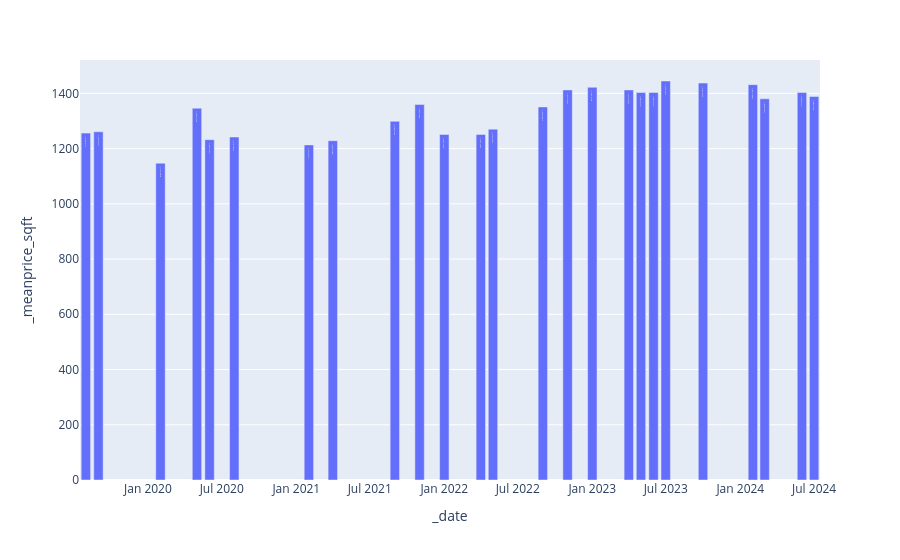

The notebook cell saved with this chart:
### Code cell
fig = px.bar(g1, y="_meanprice_sqft", text_auto=True)
fig.show()

### Figure 1 — Plotly figure (JSON) as saved in the notebook; plotly's stock layout.template omitted (floating-point values rounded to 4 significant figures)
{"data": [{"alignmentgroup": "True", "hovertemplate": "_date=%{x}<br>_meanprice_sqft=%{y}<extra></extra>", "legendgroup": "", "marker": {"color": "#636efa", "pattern": {"shape": ""}}, "name": "", "offsetgroup": "", "orientation": "v", "showlegend": false, "textposition": "auto", "texttemplate": "%{y}", "type": "bar", "x": ["2019-08-01T00:00:00", "2019-09-01T00:00:00", "2020-02-01T00:00:00", "2020-05-01T00:00:00", "2020-06-01T00:00:00", "2020-08-01T00:00:00", "2021-02-01T00:00:00", "2021-04-01T00:00:00", "2021-09-01T00:00:00", "2021-11-01T00:00:00", "2022-01-01T00:00:00", "2022-04-01T00:00:00", "2022-05-01T00:00:00", "2022-09-01T00:00:00", "2022-11-01T00:00:00", "2023-01-01T00:00:00", "2023-04-01T00:00:00", "2023-05-01T00:00:00", "2023-06-01T00:00:00", "2023-07-01T00:00:00", "2023-10-01T00:00:00", "2024-02-01T00:00:00", "2024-03-01T00:00:00", "2024-06-01T00:00:00", "2024-07-01T00:00:00"], "xaxis": "x", "y": [1256.0, 1261.0, 1147.0, 1346.0, 1232.0, 1242.0, 1213.0, 1229.0, 1299.0, 1359.0, 1251.0, 1251.0, 1270.0, 1351.0, 1412.0, 1422.0, 1412.0, 1403.0, 1403.0, 1445.0, 1437.0, 1431.0, 1380.0, 1403.0, 1389.0], "yaxis": "y"}], "layout": {"barmode": "relative", "legend": {"tracegroupgap": 0}, "margin": {"t": 60}, "xaxis": {"anchor": "y", "domain": [0, 1], "title": {"text": "_date"}}, "yaxis": {"anchor": "x", "domain": [0, 1], "title": {"text": "_meanprice_sqft"}}}}
